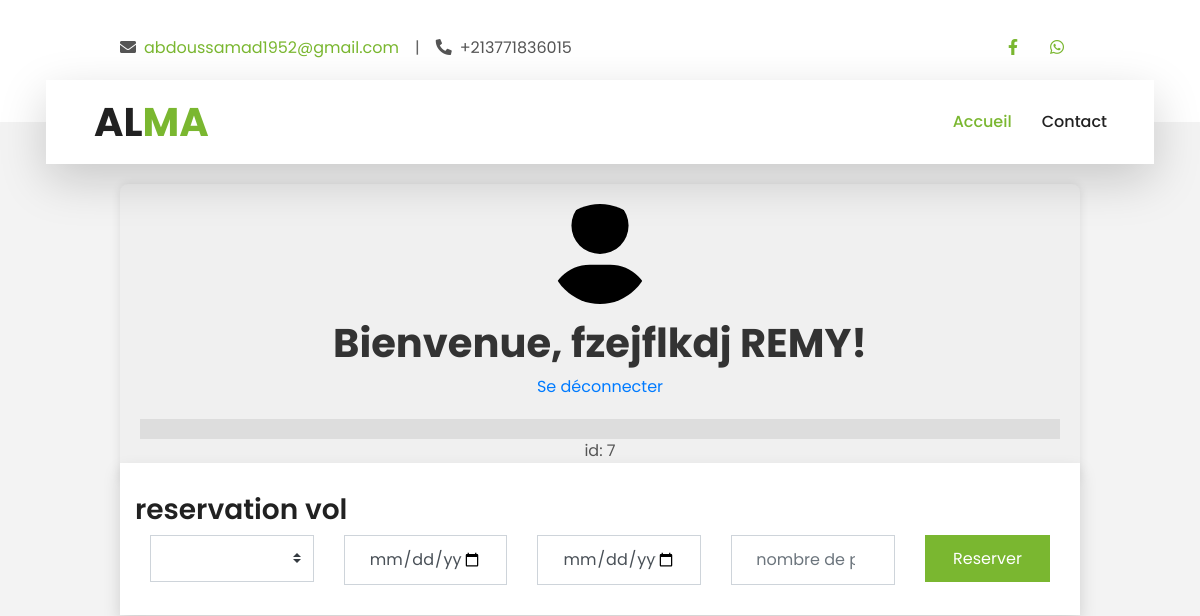
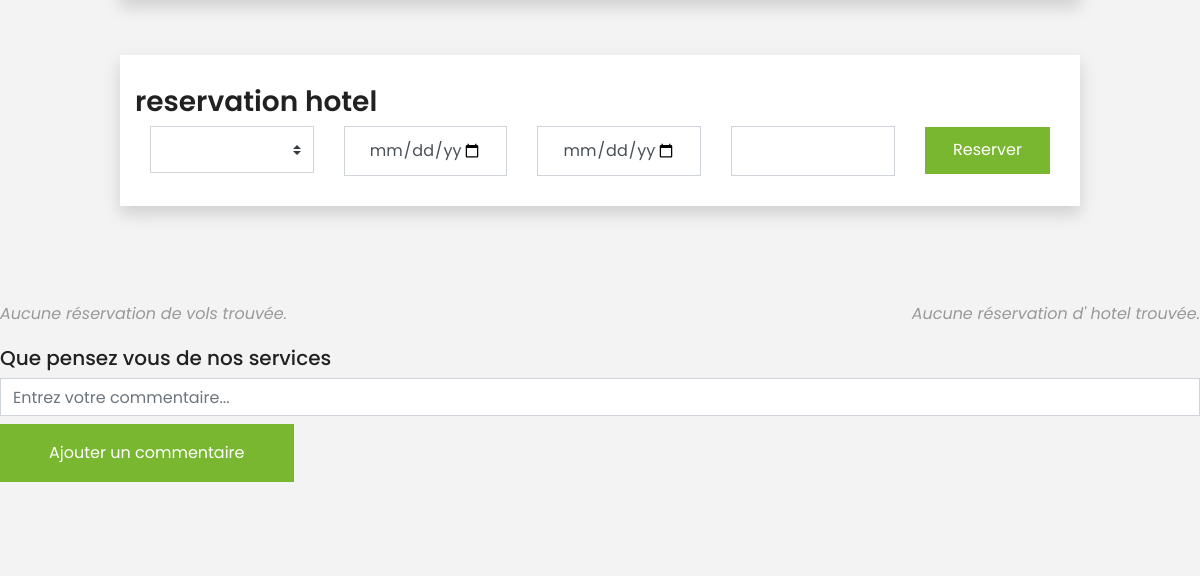
The page /profil.php (signed in, upper part) on the database as committed earlier (2 pictures, top to bottom).
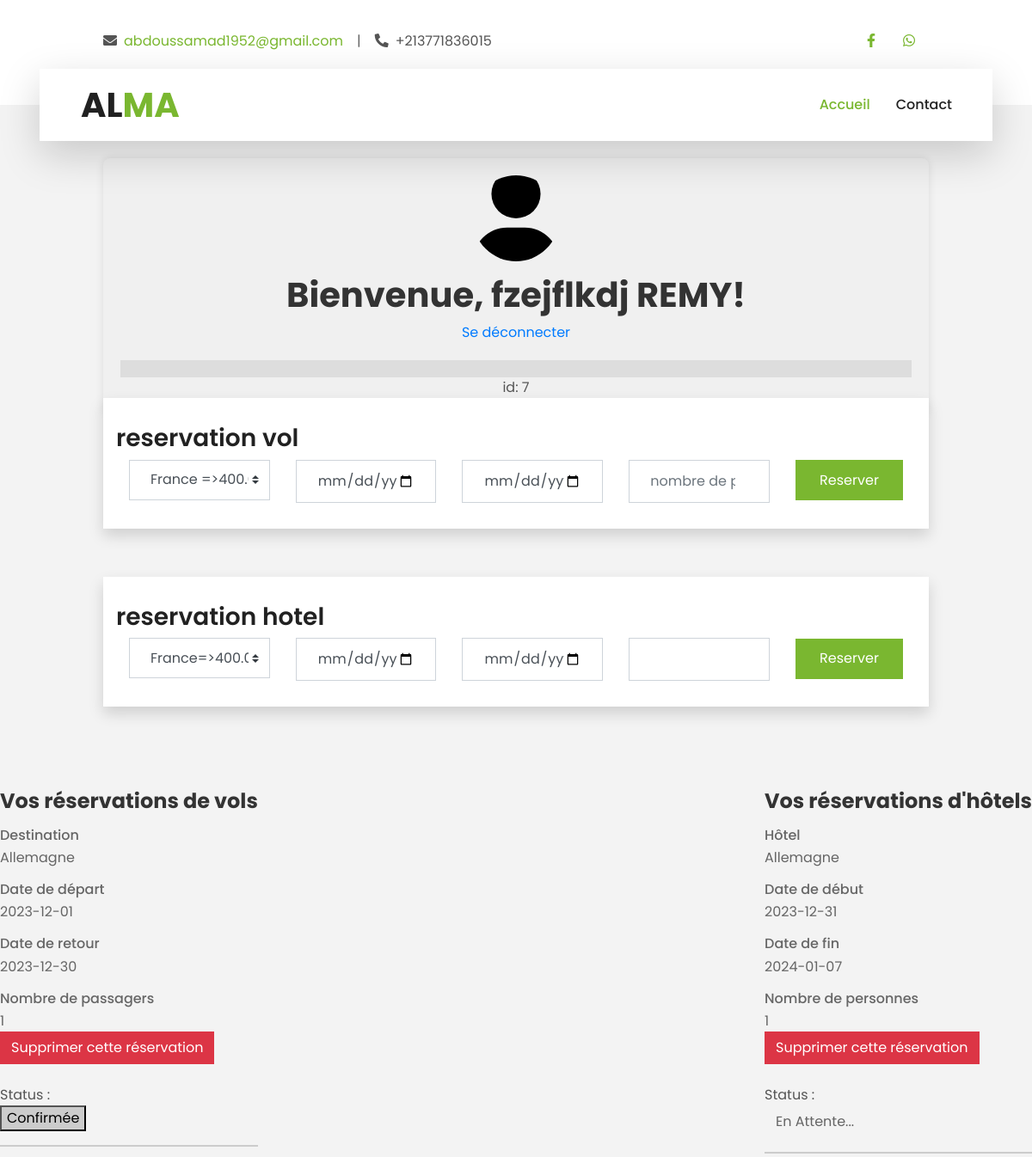
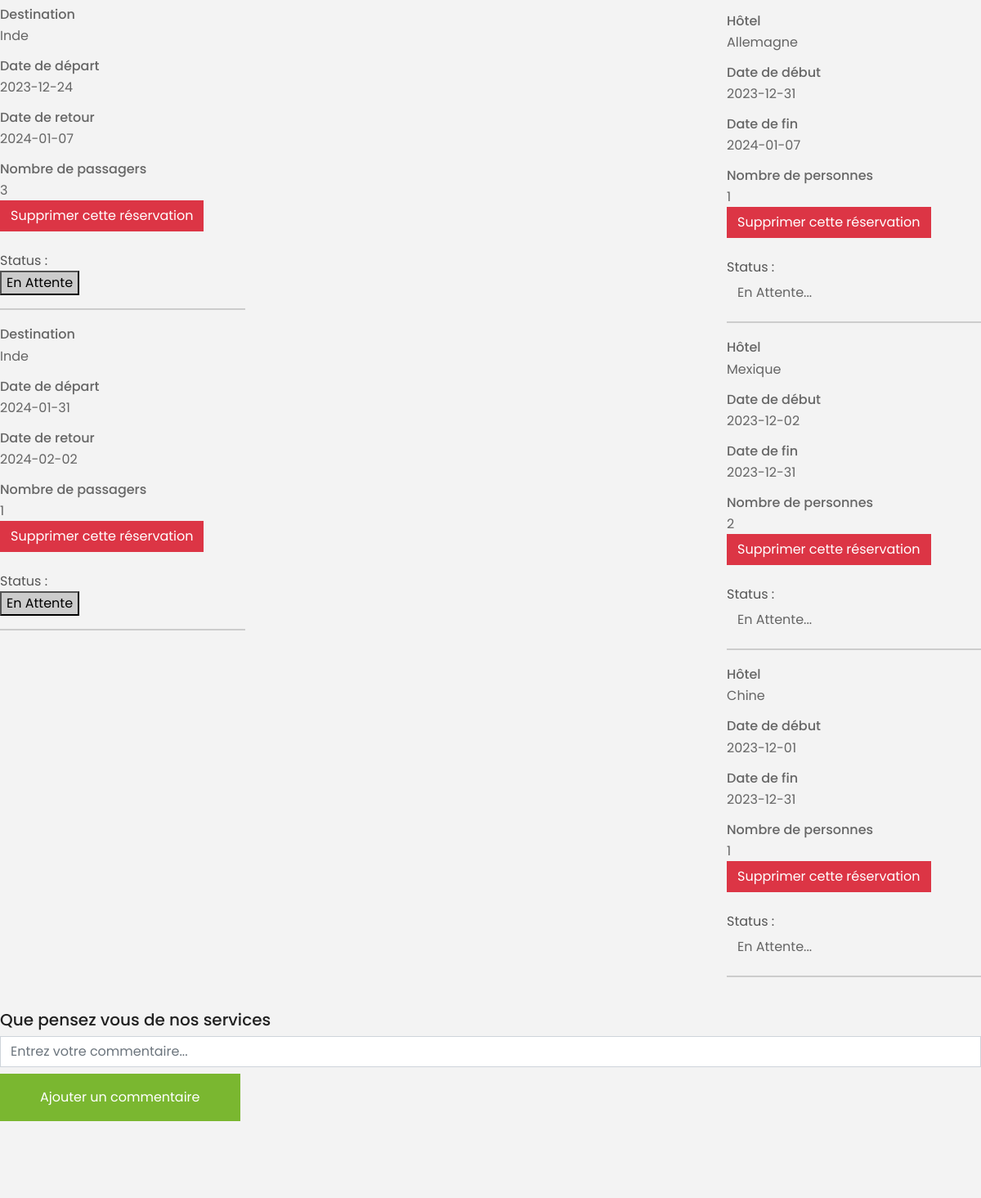
The same page on the database as committed later (2 pictures, top to bottom).
### tables this page shows
CREATE TABLE `ReservationsVols` (
  `ReservationVolID` int(11) NOT NULL,
  `idclient` int(11) DEFAULT NULL,
  `DestinationID` int(11) DEFAULT NULL,
  `DateDepart` date DEFAULT NULL,
  `DateRetour` date DEFAULT NULL,
  `NombrePassagers` int(11) DEFAULT NULL,
  `Statut` varchar(50) NOT NULL DEFAULT 'En Attente'
);

CREATE TABLE `Destinations` (
  `DestinationID` int(11) NOT NULL,
  `NomDestination` varchar(100) DEFAULT NULL,
  `Description` text,
  `Prix` decimal(10,2) DEFAULT NULL,
  `Image` blob
);

CREATE TABLE `ReservationsHotels` (
  `ReservationHotelID` int(11) NOT NULL,
  `idclient` int(11) DEFAULT NULL,
  `DestinationID` int(11) DEFAULT NULL,
  `DateDebut` date DEFAULT NULL,
  `DateFin` date DEFAULT NULL,
  `NombrePersonnes` int(11) DEFAULT NULL,
  `Statut` varchar(50) NOT NULL DEFAULT 'En Attente'
);

### profil.php (the view, shortened to what the rows shown need)
<?php
$id = $_SESSION["idclient"] ?? "Utilisateur";
$nom_utilisateur = $_SESSION['nom'] ?? "Utilisateur";
$prenom = $_SESSION['prenom'] ?? "";
require_once('connexion.php');
?>
<?php
function getDestinationInfo($destinationId)
{
    global $connexion;
    try {
        $stmt = $connexion->prepare("SELECT NomDestination, Description FROM Destinations WHERE DestinationID = :destinationId");
        $stmt->bindParam(':destinationId', $destinationId, PDO::PARAM_INT);
        $stmt->execute();
        $result = $stmt->fetch(PDO::FETCH_ASSOC);
        return $result;
    } catch (PDOException $e) {
        echo "Erreur lors de la récupération des informations de la destination : " . $e->getMessage();
        return false;
    }
}
?>
<!DOCTYPE html>
<html lang="en">
<head>
    <link href="https://cdnjs.cloudflare.com/ajax/libs/font-awesome/5.10.0/css/all.min.css" rel="stylesheet">
    <link href="lib/owlcarousel/assets/owl.carousel.min.css" rel="stylesheet">
    <link href="lib/tempusdominus/css/tempusdominus-bootstrap-4.min.css" rel="stylesheet" />
    <link href="css/style.css" rel="stylesheet">
</head>
<body>
    <?php require_once('header.php'); ?>
    <div class="container">
        <div class="profile-info">
            <h1>Bienvenue, <?php echo $prenom . ' ' . $nom_utilisateur; ?>!</h1>
        </div>
    </div>
    <?php
    function afficherReservationsVols($idClient, $connexion)
    {
        $requeteReservations = $connexion->prepare("SELECT * FROM ReservationsVols WHERE idclient = ?");
        $requeteReservations->execute([$idClient]);
        $reservations = $requeteReservations->fetchAll(PDO::FETCH_ASSOC);
        if ($reservations) {
            echo "<h2>Vos réservations de vols</h2>";
            foreach ($reservations as $reservation) {
                echo "<h6>Destination</h6>";
                $destinationInfo = getDestinationInfo($reservation['DestinationID']);
                if ($destinationInfo !== false) {
                    $nomDestination = $destinationInfo['NomDestination'];
                } else {
                    echo "Aucune information de destination trouvée.";
                }
                echo $nomDestination;
                echo "<h6>Date de départ</h6>";
                echo $reservation['DateDepart'];
                echo "<h6>Date de retour</h6>";
                echo $reservation['DateRetour'];
                echo "<h6>Nombre de passagers</h6>";
                echo $reservation['NombrePassagers'];
                echo "<br><a href='supprimeReserveration.php?id=" . $reservation['ReservationVolID'] . "' class='btn btn-danger'>Supprimer cette réservation</a><br><br>";
                echo "<p>Status : </p> <button  class='waiting'>" . $reservation['Statut'] . "</button>";
                echo "<hr>";
            }
        } else {
            echo "<p class='no-reservation'>Aucune réservation de vols trouvée.</p>";
        }
    }
    function afficherReservationsHotels($idClient, $connexion)
    {
        $requeteReservationsHotel = $connexion->prepare("SELECT * FROM ReservationsHotels WHERE idclient = ?");
        $requeteReservationsHotel->execute([$idClient]);
        $reservationsHotel = $requeteReservationsHotel->fetchAll(PDO::FETCH_ASSOC);
        if ($reservationsHotel) {
            echo "<h2>Vos réservations d'hôtels</h2>";
            foreach ($reservationsHotel as $reservationHotel) {
                echo "<h6>Hôtel</h6>";
                $destinationInfo = getDestinationInfo($reservationHotel['DestinationID']);
                if ($destinationInfo !== false) {
                    $nomDestination = $destinationInfo['NomDestination'];
                } else {
                    echo "Aucune information de destination trouvée.";
                }
                echo $nomDestination;
                echo "<h6>Date de début</h6>";
                echo $reservationHotel['DateDebut'];
                echo "<h6>Date de fin</h6>";
                echo $reservationHotel['DateFin'];
                echo "<h6>Nombre de personnes</h6>";
                echo $reservationHotel['NombrePersonnes'];
                if ($reservationHotel['Statut'] == "Confirmée") {
                    echo "<p>Status : </p> <button class='btn btn-disabl'>" . $reservationHotel['Statut'] . "</button>";
                } else {
                    echo "<br><a href='supprimerReservation.php?id=" . $reservationHotel['ReservationHotelID'] . "' class='btn btn-danger'>Supprimer cette réservation</a><br><br>";
                    echo "<p>Status : </p> <button class='btn btn-disabled'>" . $reservationHotel['Statut'] . "...</button>";
                    echo "<hr>";
                }
            }
        } else {
            echo "<p class='no-reservation'>Aucune réservation d' hotel trouvée.</p>";
        }
    }
    $idClient = $id;
    $connexion = new PDO('mysql:host=localhost;dbname=projet', 'root', 'root');
    ?>
    <div class="reservation-container">
        <div class="flight-reservations">
            <?php
            afficherReservationsVols($idClient, $connexion);
            ?>
        </div>
        <div class="hotel-reservations">
            <?php
            afficherReservationsHotels($idClient, $connexion);
            ?>
        </div>
    </div>

Rows that differ between the two databases and show on the page:
added reservationsvols: DestinationID.NomDestination "Allemagne", DateDepart "2023-12-01", DateRetour "2023-12-30", NombrePassagers "1", Statut "Confirmée"
added reservationsvols: DestinationID.NomDestination "Inde", DateDepart "2023-12-24", DateRetour "2024-01-07", NombrePassagers "3", Statut "En Attente"
added reservationsvols: DestinationID.NomDestination "Inde", DateDepart "2024-01-31", DateRetour "2024-02-02", NombrePassagers "1", Statut "En Attente"
added reservationshotels: DestinationID.NomDestination "Allemagne", DateDebut "2023-12-31", DateFin "2024-01-07", NombrePersonnes "1", Statut "En Attente"
added reservationshotels: DestinationID.NomDestination "Allemagne", DateDebut "2023-12-31", DateFin "2024-01-07", NombrePersonnes "1", Statut "En Attente"
added reservationshotels: DestinationID.NomDestination "Mexique", DateDebut "2023-12-02", DateFin "2023-12-31", NombrePersonnes "2", Statut "En Attente"
added reservationshotels: DestinationID.NomDestination "Chine", DateDebut "2023-12-01", DateFin "2023-12-31", NombrePersonnes "1", Statut "En Attente"
Other text that changed with them:
form field destination: (not shown) → "France =>400.00$"
form field hotel: (not shown) → "France=>400.00"
text no longer shown: "Aucune réservation de vols trouvée. Aucune réservation d' hotel trouvée."
text now shown: "Vos réservations de vols Vos réservations d'hôtels"
